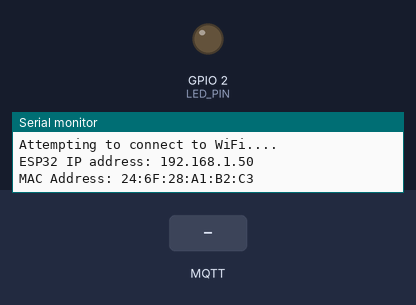
A sketch run on a simulated ESP32. On the bench: output pins drawn as LEDs (lit = HIGH), the last lines printed to the serial monitor. The inputs (shaded band) are chosen by the test bench. WiFi joins after 1.5 s; servers stay silent unless stated; random numbers use the default seed unless the sketch sets one; no MQTT or app messages arrive unless stated.

Above: at 2.7 s.
2.8 s: MQTT message "1" arrives on the first subscribed topic
At 6.1 s:
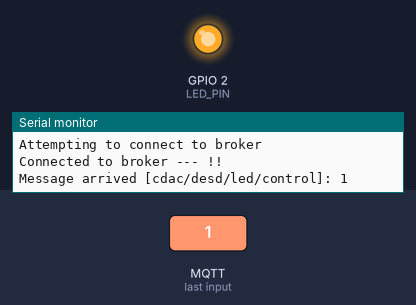
7.1 s: MQTT message "0" arrives on the first subscribed topic
At 12.7 s:
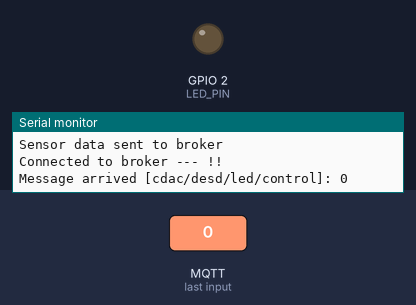
Timing chart, 0 to 14.2 s (numbered marks = the images above; inputs shaded):
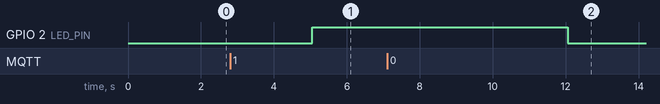

Measured:
- after the input at 2.8 s, GPIO 2 (LED_PIN): LOW → HIGH after 2.3 s
- after the input at 7.1 s, GPIO 2 (LED_PIN): HIGH → LOW after 5.0 s

The sketch:

mqqt_esp32_basic.ino
```cpp
#include <WiFi.h>
#include <PubSubClient.h>
#include <esp_wifi.h>
#include <ArduinoJson.h>
#include "config.h"

DynamicJsonDocument sensorDataPayload(1024);
char sensorDataFormatForMqttPublish[1024];

WiFiClient MQTTclient;
PubSubClient client(MQTTclient);

long lastReconnectAttempt = 0;

boolean reconnect(){
  //if(client.connect(MQTT_CLIENT_ID, MQTT_USERNAME, MQTT_PASSWORD)){
  if(client.connect(MQTT_CLIENT_ID)){
    Serial.println("Attempting to connect to broker");
    client.subscribe(MQTT_TOPIC_SUBSCRIBE);
  }
  return client.connected();
}

void handleIncomingMessage(char* topic, byte* payload, unsigned int length) {
  String message;
  for(unsigned int i=0; i<length; i++){
    message += (char)payload[i];
  }
  Serial.print("Message arrived [");
  Serial.print(topic);
  Serial.print("]: ");
  Serial.println(message);

  if(String(topic) == MQTT_TOPIC_SUBSCRIBE){
    if(message == "1"){
      digitalWrite(LED_PIN, HIGH);
    }
    else if(message == "0"){
      digitalWrite(LED_PIN, LOW);
    }
  }
}


void setup() {
  Serial.begin(115200);
  Serial.println("Attempting to connect to WiFi....");

  WiFi.mode(WIFI_STA);
  WiFi.begin(ssid, password);
  if(WiFi.waitForConnectResult() != WL_CONNECTED) {
    Serial.print("Couldn't connect to Wifi.");
  }
  Serial.print("ESP32 IP address: ");
  Serial.println(WiFi.localIP());
  String macAddress = WiFi.macAddress();
  Serial.println("MAC Address: " + macAddress);

  client.setServer(MQTT_BROKER, MQTT_PORT);
  client.setCallback(handleIncomingMessage);

  lastReconnectAttempt = 0;

  pinMode(LED_PIN, OUTPUT);
}

void loop() {
  if (!client.connected()) {
    long now = millis();
    if(now - lastReconnectAttempt > 5000){
      lastReconnectAttempt = now;
      if(reconnect()){
        lastReconnectAttempt = 0;
      }
    }
  }
  else{
    Serial.println("Connected to broker --- !!");
    client.loop();

    float humidity = random(0,100);
    float temperature = random(-16,56);

    sensorDataPayload["Temperature"] = temperature;
    sensorDataPayload["Humidity"] = humidity;

    serializeJson(sensorDataPayload, sensorDataFormatForMqttPublish);

    delay(2000);

    Serial.println("Humidity: " + String(humidity));
    Serial.println("Temperature: " + String(temperature));

    client.publish(MQTT_TOPIC_PUBLISH, sensorDataFormatForMqttPublish);
    Serial.println("Sensor data sent to broker");

    delay(5000);
  }
}
```

config.h
```cpp
#ifndef CONFIG_H
#define CONFIG_H

#define LED_PIN   2

const char *ssid = "YOUR_WIFI_SSID";
const char *password = "YOUR_WIFI_PASSWORD";

const char *MQTT_BROKER = "broker.hivemq.com";

const int MQTT_PORT = 1883;
const char *MQTT_CLIENT_ID = "nodeESP32";

const char *MQTT_USERNAME = "desd";
const char *MQTT_PASSWORD = "desd123";

const char *MQTT_TOPIC_PUBLISH = "cdac/desd/telemetry";
const char *MQTT_TOPIC_SUBSCRIBE = "cdac/desd/led/control";

const uint8_t NEW_MAC_ADDRESS[] = {0xdc, 0x1b, 0xa1, 0x64, 0x5e, 0xbf};

#endif
```
